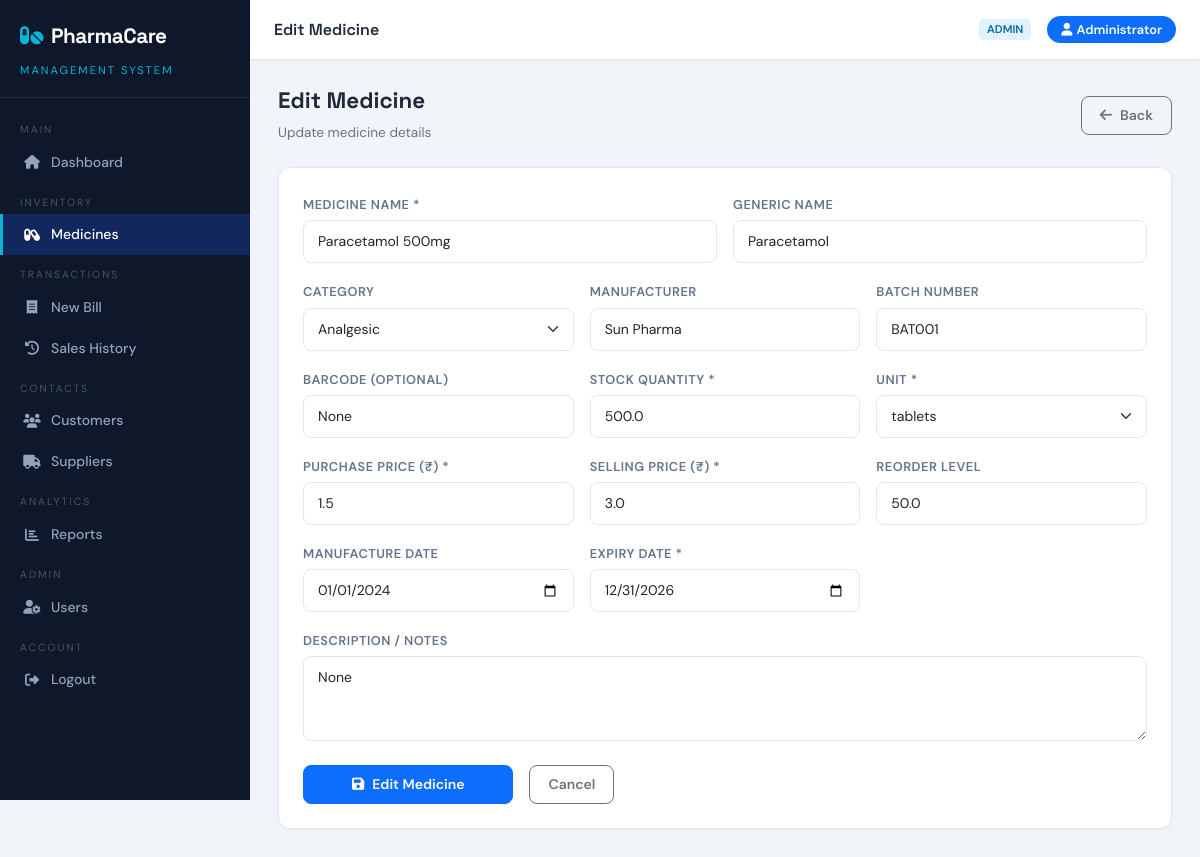
Page /medicines/edit/1 (signed in) on the committed database.
### tables this page shows
CREATE TABLE medicines (
        id               INTEGER PRIMARY KEY AUTOINCREMENT,
        name             TEXT NOT NULL,
        generic_name     TEXT,
        category         TEXT,
        manufacturer     TEXT,
        batch_number     TEXT,
        barcode          TEXT,
        stock_quantity   REAL DEFAULT 0,
        unit             TEXT DEFAULT 'tablets',
        purchase_price   REAL DEFAULT 0,
        selling_price    REAL DEFAULT 0,
        reorder_level    REAL DEFAULT 10,
        manufacture_date TEXT,
        expiry_date      TEXT,
        description      TEXT,
        is_active        INTEGER DEFAULT 1,
        created_at       TEXT DEFAULT (datetime('now','localtime'))
    );

### app.py (the view, shortened to what this page needs)
@app.route('/medicines/edit/<int:id>', methods=['GET', 'POST'])
@login_required
@role_required('admin', 'pharmacist')
def edit_medicine(id):
    medicine = query("SELECT * FROM medicines WHERE id=?", (id,), one=True)
    return render_template('medicine_form.html', medicine=medicine, action='Edit')

### app.py (called while the page is built)
def get_db():
    conn = sqlite3.connect(DATABASE)
    conn.row_factory = sqlite3.Row
    conn.execute("PRAGMA foreign_keys = ON")
    return conn

def login_required(f):
    @wraps(f)
    def decorated(*args, **kwargs):
        if 'user_id' not in session:
            flash('Please login first.', 'warning')
            return redirect(url_for('login'))
        return f(*args, **kwargs)
    return decorated

def role_required(*roles):
    def decorator(f):
        @wraps(f)
        def decorated(*args, **kwargs):
            if session.get('role') not in roles:
                flash('Access denied.', 'danger')
                return redirect(url_for('dashboard'))
            return f(*args, **kwargs)
        return decorated
    return decorator

def query(sql, params=(), one=False):
    conn = get_db()
    cur = conn.execute(sql, params)
    rv = cur.fetchall()
    conn.close()
    return (rv[0] if rv else None) if one else rv

### templates/medicine_form.html (shortened to what this page needs)
{% extends 'base.html' %}
{% block page_title %}{{ action }} Medicine{% endblock %}
{% block content %}
<div class="page-header">
  <div>
    <h2>{{ action }} Medicine</h2>
    <p>{{ 'Add a new medicine to inventory' if action=='Add' else 'Update medicine details' }}</p>
  </div>
  <a href="{{ url_for('medicines') }}" class="btn btn-outline-secondary">
    <i class="fas fa-arrow-left me-2"></i>Back
  </a>
</div>
<div class="card">
  <div class="card-body p-4">
    <form method="POST">
      <div class="row g-3">
        <div class="col-md-6">
          <label class="form-label">Medicine Name *</label>
          <input type="text" name="name" class="form-control" required
                 value="{{ medicine.name if medicine else '' }}" placeholder="e.g. Paracetamol 500mg">
        </div>
        <div class="col-md-6">
          <label class="form-label">Generic Name</label>
          <input type="text" name="generic_name" class="form-control"
                 value="{{ medicine.generic_name if medicine else '' }}" placeholder="e.g. Paracetamol">
        </div>
        <div class="col-md-4">
          <label class="form-label">Category</label>
          <select name="category" class="form-select">
            {% for cat in ['Analgesic','Antibiotic','Antacid','Antidiabetic','Antihistamine','Antiviral',
                           'Statin','Vitamin','Supplement','Syrup','Injection','Topical','Other'] %}
            <option value="{{ cat }}" {{ 'selected' if medicine and medicine.category==cat }}>{{ cat }}</option>
            {% endfor %}
          </select>
        </div>
        <div class="col-md-4">
          <label class="form-label">Manufacturer</label>
          <input type="text" name="manufacturer" class="form-control"
                 value="{{ medicine.manufacturer if medicine else '' }}" placeholder="Sun Pharma">
        </div>
        <div class="col-md-4">
          <label class="form-label">Batch Number</label>
          <input type="text" name="batch_number" class="form-control"
                 value="{{ medicine.batch_number if medicine else '' }}" placeholder="BAT001">
        </div>
        <div class="col-md-4">
          <label class="form-label">Barcode (Optional)</label>
          <input type="text" name="barcode" class="form-control"
                 value="{{ medicine.barcode if medicine else '' }}">
        </div>
        <div class="col-md-4">
          <label class="form-label">Stock Quantity *</label>
          <input type="number" name="stock_quantity" class="form-control" step="0.01" required
                 value="{{ medicine.stock_quantity if medicine else '0' }}">
        </div>
        <div class="col-md-4">
          <label class="form-label">Unit *</label>
          <select name="unit" class="form-select">
            {% for u in ['tablets','capsules','ml','mg','strips','bottles','vials','sachets','tubes'] %}
            <option value="{{ u }}" {{ 'selected' if medicine and medicine.unit==u }}>{{ u }}</option>
            {% endfor %}
          </select>
        </div>
        <div class="col-md-4">
          <label class="form-label">Purchase Price (₹) *</label>
          <input type="number" name="purchase_price" class="form-control" step="0.01" required
                 value="{{ medicine.purchase_price if medicine else '' }}">
        </div>
        <div class="col-md-4">
          <label class="form-label">Selling Price (₹) *</label>
          <input type="number" name="selling_price" class="form-control" step="0.01" required
                 value="{{ medicine.selling_price if medicine else '' }}">
        </div>
        <div class="col-md-4">
          <label class="form-label">Reorder Level</label>
          <input type="number" name="reorder_level" class="form-control" step="0.01"
                 value="{{ medicine.reorder_level if medicine else '10' }}">
        </div>
        <div class="col-md-4">
          <label class="form-label">Manufacture Date</label>
          <input type="date" name="manufacture_date" class="form-control"
                 value="{{ medicine.manufacture_date if medicine else '' }}">
        </div>
        <div class="col-md-4">
          <label class="form-label">Expiry Date *</label>
          <input type="date" name="expiry_date" class="form-control" required
                 value="{{ medicine.expiry_date if medicine else '' }}">
        </div>
        <div class="col-12">
          <label class="form-label">Description / Notes</label>
          <textarea name="description" class="form-control" rows="3"
                    placeholder="Additional notes...">{{ medicine.description if medicine else '' }}</textarea>
        </div>
        <div class="col-12 d-flex gap-3 pt-2">
          <button type="submit" class="btn btn-primary px-5">
            <i class="fas fa-save me-2"></i>{{ action }} Medicine
          </button>
          <a href="{{ url_for('medicines') }}" class="btn btn-outline-secondary">Cancel</a>
        </div>
      </div>
    </form>
  </div>
</div>
{% endblock %}

### templates/base.html (style rules this page uses)
:root { --primary: #0d6efd; --primary-dark: #0a58ca; --sidebar-bg: #0f172a; --sidebar-text: #94a3b8; --sidebar-active: #1e40af; --accent: #06b6d4; --danger: #ef4444; --success: #22c55e; --warning: #f59e0b; --card-bg: #ffffff; --body-bg: #f1f5f9; --border: #e2e8f0; --text: #1e293b; --text-muted: #64748b; }
* { box-sizing: border-box; margin: 0; padding: 0; }
body { font-family: 'DM Sans', sans-serif; background: var(--body-bg); color: var(--text); }
.card { border: 1px solid var(--border); border-radius: 12px; box-shadow: 0 1px 4px rgba(0,0,0,.04); }
.form-label { font-weight: 600; font-size: .8rem; color: var(--text-muted); text-transform: uppercase; letter-spacing: .5px; margin-bottom: 6px; }
.form-control, .form-select { border-radius: 8px; border: 1.5px solid var(--border); font-size: .875rem; padding: 10px 14px; }
.btn { border-radius: 8px; font-weight: 600; font-size: .875rem; padding: 8px 18px; }
.btn-primary { background: var(--primary); border-color: var(--primary); }
.page-header { margin-bottom: 24px; display: flex; align-items: center; justify-content: space-between; }
.page-header h2 { font-family: 'Space Grotesk', sans-serif; font-size: 1.4rem; font-weight: 700; }
.page-header p { color: var(--text-muted); font-size: .85rem; margin: 0; }

### rows in the picture
medicines: name "Paracetamol 500mg", generic_name "Paracetamol", manufacturer "Sun Pharma", batch_number "BAT001", stock_quantity "500.0", purchase_price "1.5", selling_price "3.0", reorder_level "50.0", manufacture_date "01/01/2024", expiry_date "12/31/2026"

### other values in the picture
{{ action }} "Edit"
{{ session.role }} "ADMIN"
{{ session.name }} "Administrator"
form field category "Analgesic"
form field unit "tablets"
